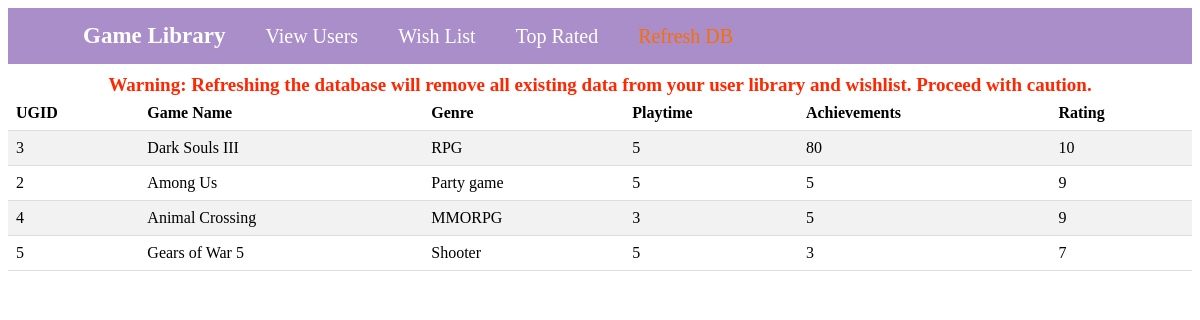
/top-rated-games, run on the app's committed database.
### tables this page shows
CREATE TABLE UserGame (
       UGID INTEGER PRIMARY KEY,
       UG_GameID INTEGER,
       Difficulty STRING,
       Playtime INTEGER,
       Achievements TEXT,
       Rating INTEGER,
       Review TEXT,
       Date_Added DATE,
       FOREIGN KEY (UG_GameID) REFERENCES Game (GameID)
   );

CREATE TABLE Game (
       GameID INTEGER PRIMARY KEY AUTOINCREMENT,
       Game_Name TEXT,
       Game_Genre TEXT,  
       Game_Developer TEXT,
       Game_Release_Date TEXT,
       Game_Platform TEXT,
       Game_Price REAL
   );

### run.py (the view)
@app.route("/top-rated-games")
def top_rated_games():
    conn = sqlite3.connect('CS4750Project.db')
    c = conn.cursor()
    c.execute("""
        SELECT
            UserGame.UGID,
            Game.Game_Name,
            Game.Game_Genre,
            UserGame.Playtime,
            UserGame.Achievements,
            UserGame.Rating
        FROM UserGame
        JOIN Game ON UserGame.UG_GameID = Game.GameID
        WHERE UserGame.Rating >= 7
        ORDER BY UserGame.Rating DESC
    """)
    top_rated_games = c.fetchall()
    conn.close()
    return render_template('top_rated_games.html', games=top_rated_games)

### templates/top_rated_games.html (shortened to what this page needs)
{% include 'navbar.html' %}
<table>
    <tr>
        <th>UGID</th>
        <th>Game Name</th>
        <th>Genre</th>
        <th>Playtime</th>
        <th>Achievements</th>
        <th>Rating</th>
    </tr>
    {% for game in games %}
    <tr>
        <td>{{ game[0] }}</td>
        <td>{{ game[1] }}</td>
        <td>{{ game[2] }}</td>
        <td>{{ game[3] }}</td>
        <td>{{ game[4] }}</td>
        <td>{{ game[5] }}</td>
    </tr>
    {% endfor %}
</table>

### templates/top_rated_games.html (style rules this page uses)
table { border-collapse: collapse; width: 100%; }
th, td { text-align: left; padding: 8px; border-bottom: 1px solid #ddd; }
tr:nth-child(even) { background-color: #f2f2f2; }

### data on the page
UserGame: UGID "3", Game_Name "Dark Souls III", Game_Genre "RPG", Playtime "5", Achievements "80", Rating "10"
UserGame: UGID "2", Game_Name "Among Us", Game_Genre "Party game", Playtime "5", Achievements "5", Rating "9"
UserGame: UGID "4", Game_Name "Animal Crossing", Game_Genre "MMORPG", Playtime "3", Achievements "5", Rating "9"
UserGame: UGID "5", Game_Name "Gears of War 5", Game_Genre "Shooter", Playtime "5", Achievements "3", Rating "7"
